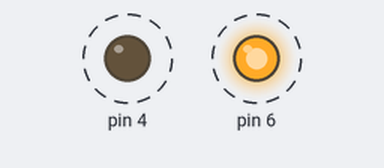
A sketch run on a simulated Arduino Uno, built with avr-gcc and run on an emulated ATmega328P. On the bench: output pins drawn as LEDs (lit = HIGH). Dashed ring = blinking.

Above: at 0.3 s.
Timing chart, 0 to 4.1 s (numbered marks = the images above):
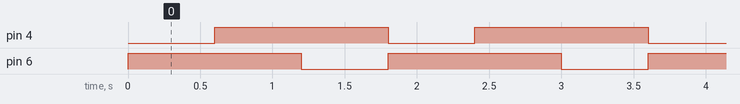

Measured:
- by itself, pin 4, pin 6: alternates HIGH for 1.2 s and LOW for 0.60 s
- by itself, everything shown: repeats every 1.8 s, in 4 steps

The sketch:

leds.ino
```cpp
void setup(){
 pinMode(6, OUTPUT);
 pinMode(4, OUTPUT);
}

void loop(){
  digitalWrite(6, HIGH);
  delay(600);
  digitalWrite(4, HIGH);
  delay(600);
  digitalWrite(6, LOW);
  delay(600);
  digitalWrite(4, LOW);
}
```
